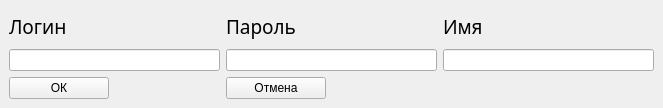
<?xml version="1.0" encoding="UTF-8"?>
<ui version="4.0">
 <class>MainWindow</class>
 <widget class="QMainWindow" name="MainWindow">
  <property name="geometry">
   <rect>
    <x>0</x>
    <y>0</y>
    <width>663</width>
    <height>108</height>
   </rect>
  </property>
  <property name="minimumSize">
   <size>
    <width>663</width>
    <height>108</height>
   </size>
  </property>
  <property name="maximumSize">
   <size>
    <width>663</width>
    <height>108</height>
   </size>
  </property>
  <property name="windowTitle">
   <string>Изменить</string>
  </property>
  <widget class="QWidget" name="centralwidget">
   <layout class="QGridLayout" name="gridLayout">
    <item row="2" column="1">
     <widget class="QPushButton" name="Cancel">
      <property name="maximumSize">
       <size>
        <width>100</width>
        <height>16777215</height>
       </size>
      </property>
      <property name="text">
       <string>Отмена</string>
      </property>
     </widget>
    </item>
    <item row="1" column="0">
     <widget class="QLineEdit" name="new_login"/>
    </item>
    <item row="0" column="1">
     <widget class="QLabel" name="label_2">
      <property name="font">
       <font>
        <family>Bahnschrift</family>
        <pointsize>14</pointsize>
       </font>
      </property>
      <property name="text">
       <string>Пароль</string>
      </property>
      <property name="alignment">
       <set>Qt::AlignLeading|Qt::AlignLeft|Qt::AlignVCenter</set>
      </property>
     </widget>
    </item>
    <item row="0" column="0">
     <widget class="QLabel" name="label">
      <property name="font">
       <font>
        <family>Bahnschrift</family>
        <pointsize>14</pointsize>
       </font>
      </property>
      <property name="text">
       <string>Логин</string>
      </property>
      <property name="alignment">
       <set>Qt::AlignJustify|Qt::AlignVCenter</set>
      </property>
     </widget>
    </item>
    <item row="2" column="0">
     <widget class="QPushButton" name="change">
      <property name="maximumSize">
       <size>
        <width>100</width>
        <height>16777215</height>
       </size>
      </property>
      <property name="text">
       <string>ОК</string>
      </property>
     </widget>
    </item>
    <item row="1" column="1">
     <widget class="QLineEdit" name="new_password"/>
    </item>
    <item row="1" column="2">
     <widget class="QLineEdit" name="new_name"/>
    </item>
    <item row="0" column="2">
     <widget class="QLabel" name="label_3">
      <property name="font">
       <font>
        <family>Bahnschrift</family>
        <pointsize>14</pointsize>
       </font>
      </property>
      <property name="text">
       <string>Имя</string>
      </property>
     </widget>
    </item>
   </layout>
  </widget>
 </widget>
 <resources/>
 <connections/>
</ui>
